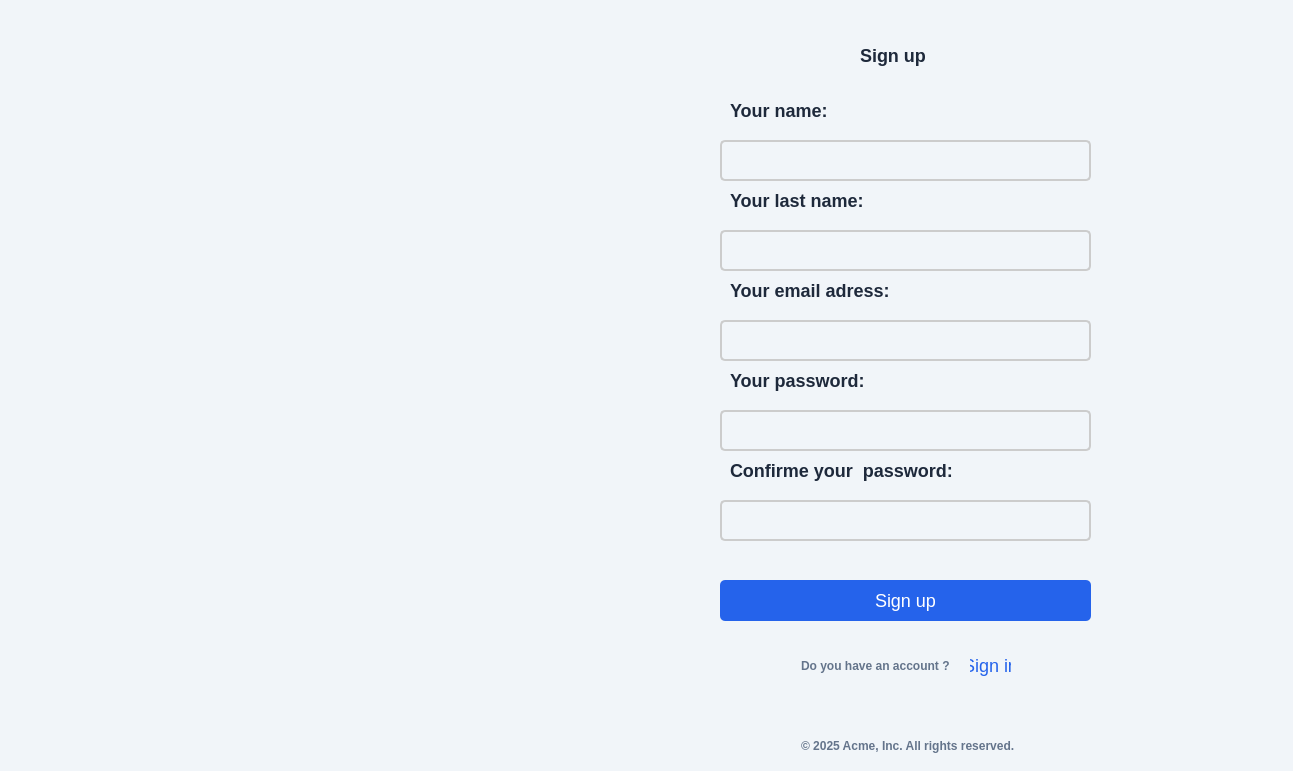
<?xml version="1.0" encoding="UTF-8"?>
<ui version="4.0">
 <class>SignUp</class>
 <widget class="QDialog" name="SignUp">
  <property name="geometry">
   <rect>
    <x>0</x>
    <y>0</y>
    <width>1293</width>
    <height>771</height>
   </rect>
  </property>
  <property name="windowTitle">
   <string>Dialog</string>
  </property>
  <property name="styleSheet">
   <string notr="true">QWidget {
	font: 9pt &quot;Sitka&quot;;
    background-color: #F1F5F9;
    font-family: &quot;Sitka&quot;;
}

QLabel {
    font-size: 18px;
    font-weight: bold;
    color: #222;
}

QLineEdit {
    border: 2px solid #ccc;
    border-radius: 5px;
    padding: 8px;
    font-size: 16px;
    width: 250px;
}

QPushButton {
	background-color: rgb(37, 99, 235);
    color: white;
    border-radius: 5px;
    padding: 10px 20px;
    font-size: 18px;
}

QPushButton:hover {
    background-color: rgb(25, 80, 200); 
    color: white; 
}</string>
  </property>
  <widget class="QLineEdit" name="pwd_3">
   <property name="geometry">
    <rect>
     <x>720</x>
     <y>500</y>
     <width>371</width>
     <height>41</height>
    </rect>
   </property>
   <property name="styleSheet">
    <string notr="true">color: rgb(0, 0, 0);
</string>
   </property>
  </widget>
  <widget class="QPushButton" name="b1">
   <property name="geometry">
    <rect>
     <x>720</x>
     <y>580</y>
     <width>371</width>
     <height>41</height>
    </rect>
   </property>
   <property name="styleSheet">
    <string notr="true">font: 11pt &quot;Segoe UI&quot;;
background-color: rgb(37, 99, 235);

</string>
   </property>
   <property name="text">
    <string>Sign up</string>
   </property>
  </widget>
  <widget class="QLabel" name="label_4">
   <property name="geometry">
    <rect>
     <x>790</x>
     <y>650</y>
     <width>171</width>
     <height>31</height>
    </rect>
   </property>
   <property name="styleSheet">
    <string notr="true">	color: #64748B;
    padding: 8px;
    font-size: 12px;
    width: 200px;</string>
   </property>
   <property name="text">
    <string>Do you have an account ?</string>
   </property>
  </widget>
  <widget class="QLineEdit" name="email">
   <property name="geometry">
    <rect>
     <x>720</x>
     <y>140</y>
     <width>371</width>
     <height>41</height>
    </rect>
   </property>
   <property name="styleSheet">
    <string notr="true">color: rgb(0, 0, 0);</string>
   </property>
  </widget>
  <widget class="QLineEdit" name="email_2">
   <property name="geometry">
    <rect>
     <x>720</x>
     <y>320</y>
     <width>371</width>
     <height>41</height>
    </rect>
   </property>
   <property name="styleSheet">
    <string notr="true">color: rgb(0, 0, 0);</string>
   </property>
  </widget>
  <widget class="QLabel" name="label_2">
   <property name="geometry">
    <rect>
     <x>730</x>
     <y>100</y>
     <width>191</width>
     <height>21</height>
    </rect>
   </property>
   <property name="styleSheet">
    <string notr="true">color: rgb(30, 41, 59);
</string>
   </property>
   <property name="text">
    <string>Your name:</string>
   </property>
  </widget>
  <widget class="QLabel" name="img">
   <property name="geometry">
    <rect>
     <x>0</x>
     <y>0</y>
     <width>541</width>
     <height>771</height>
    </rect>
   </property>
   <property name="text">
    <string/>
   </property>
   <property name="pixmap">
    <pixmap>../../Projet c++/revision qt/template/image.png</pixmap>
   </property>
   <property name="scaledContents">
    <bool>true</bool>
   </property>
  </widget>
  <widget class="QLabel" name="label_3">
   <property name="geometry">
    <rect>
     <x>730</x>
     <y>190</y>
     <width>171</width>
     <height>21</height>
    </rect>
   </property>
   <property name="styleSheet">
    <string notr="true">color: #1E293B;</string>
   </property>
   <property name="text">
    <string>Your last name:</string>
   </property>
  </widget>
  <widget class="QLabel" name="label_9">
   <property name="geometry">
    <rect>
     <x>730</x>
     <y>460</y>
     <width>321</width>
     <height>21</height>
    </rect>
   </property>
   <property name="styleSheet">
    <string notr="true">color: #1E293B;</string>
   </property>
   <property name="text">
    <string>Confirme your  password:</string>
   </property>
  </widget>
  <widget class="QLabel" name="label_8">
   <property name="geometry">
    <rect>
     <x>790</x>
     <y>730</y>
     <width>301</width>
     <height>31</height>
    </rect>
   </property>
   <property name="styleSheet">
    <string notr="true">color: #64748B;
    padding: 8px;
    font-size: 12px;
    width: 200px;</string>
   </property>
   <property name="text">
    <string>© 2025 Acme, Inc. All rights reserved.</string>
   </property>
  </widget>
  <widget class="QLineEdit" name="pwd">
   <property name="geometry">
    <rect>
     <x>720</x>
     <y>230</y>
     <width>371</width>
     <height>41</height>
    </rect>
   </property>
   <property name="styleSheet">
    <string notr="true">color: rgb(0, 0, 0);
</string>
   </property>
  </widget>
  <widget class="QLabel" name="label_7">
   <property name="geometry">
    <rect>
     <x>730</x>
     <y>370</y>
     <width>171</width>
     <height>21</height>
    </rect>
   </property>
   <property name="styleSheet">
    <string notr="true">color: #1E293B;</string>
   </property>
   <property name="text">
    <string>Your password:</string>
   </property>
  </widget>
  <widget class="QPushButton" name="pushButton_2">
   <property name="geometry">
    <rect>
     <x>950</x>
     <y>640</y>
     <width>81</width>
     <height>51</height>
    </rect>
   </property>
   <property name="styleSheet">
    <string notr="true">font: 9pt &quot;Arial&quot;;
background-color: #F1F5F9;
color: #2563EB;
</string>
   </property>
   <property name="text">
    <string>Sign in</string>
   </property>
  </widget>
  <widget class="QLabel" name="img2">
   <property name="geometry">
    <rect>
     <x>1180</x>
     <y>40</y>
     <width>81</width>
     <height>71</height>
    </rect>
   </property>
   <property name="styleSheet">
    <string notr="true">
    border-radius: 5px;
    padding: 5px 10px;</string>
   </property>
   <property name="text">
    <string/>
   </property>
   <property name="pixmap">
    <pixmap>../../../../Downloads/pngegg (1).png</pixmap>
   </property>
  </widget>
  <widget class="QLineEdit" name="pwd_2">
   <property name="geometry">
    <rect>
     <x>720</x>
     <y>410</y>
     <width>371</width>
     <height>41</height>
    </rect>
   </property>
   <property name="styleSheet">
    <string notr="true">color: rgb(0, 0, 0);
</string>
   </property>
  </widget>
  <widget class="QLabel" name="label_6">
   <property name="geometry">
    <rect>
     <x>730</x>
     <y>280</y>
     <width>191</width>
     <height>21</height>
    </rect>
   </property>
   <property name="styleSheet">
    <string notr="true">color: rgb(30, 41, 59);
</string>
   </property>
   <property name="text">
    <string>Your email adress:</string>
   </property>
  </widget>
  <widget class="QLabel" name="label">
   <property name="geometry">
    <rect>
     <x>860</x>
     <y>40</y>
     <width>71</width>
     <height>31</height>
    </rect>
   </property>
   <property name="styleSheet">
    <string notr="true">color: rgb(30, 41, 59);
</string>
   </property>
   <property name="text">
    <string>Sign up</string>
   </property>
  </widget>
 </widget>
 <resources/>
 <connections/>
</ui>
